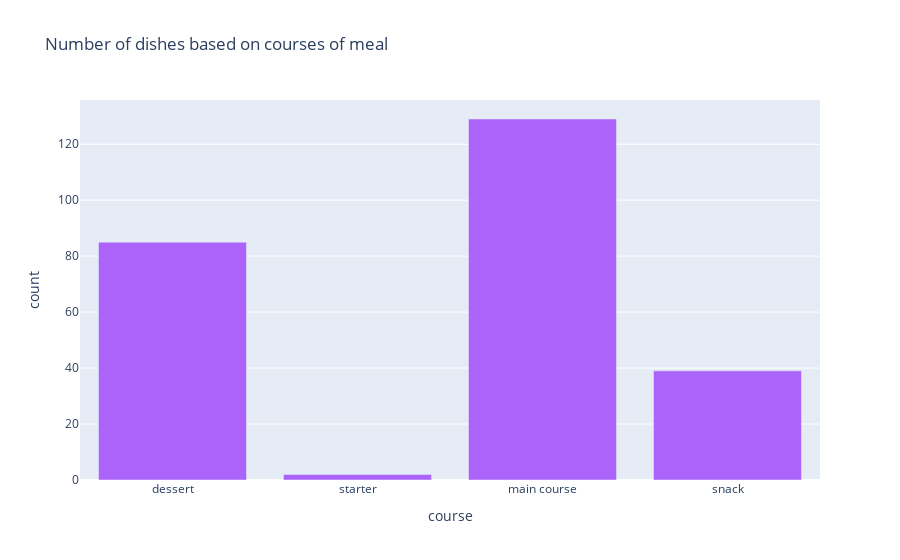

Notebook source saved alongside this figure:
### Markdown cell above
### Number of dishes based on courses of meal <a class="anchor" id="section_1_2_1"></a>

### Code cell
course_df = df.course.value_counts().reset_index()
course_df.columns = ['course','count']
course_df = course_df.sample(frac=1)
fig = px.bar(course_df,x='course',y='count',title='Number of dishes based on courses of meal',
             color_discrete_sequence=['#AB63FA'])
fig.show()

### Figure 1 — Plotly figure (JSON) as saved in the notebook; plotly's stock layout.template omitted (floating-point values rounded to 4 significant figures)
{"data": [{"alignmentgroup": "True", "hovertemplate": "course=%{x}<br>count=%{y}<extra></extra>", "legendgroup": "", "marker": {"color": "#AB63FA"}, "name": "", "offsetgroup": "", "orientation": "v", "showlegend": false, "textposition": "auto", "type": "bar", "x": ["dessert", "starter", "main course", "snack"], "xaxis": "x", "y": [85, 2, 129, 39], "yaxis": "y"}], "layout": {"autosize": true, "barmode": "relative", "legend": {"tracegroupgap": 0}, "title": {"text": "Number of dishes based on courses of meal"}, "xaxis": {"anchor": "y", "autorange": true, "domain": [0, 1], "range": [-0.5, 3.5], "title": {"text": "course"}, "type": "category"}, "yaxis": {"anchor": "x", "autorange": true, "domain": [0, 1], "range": [0, 135.8], "title": {"text": "count"}, "type": "linear"}}}
